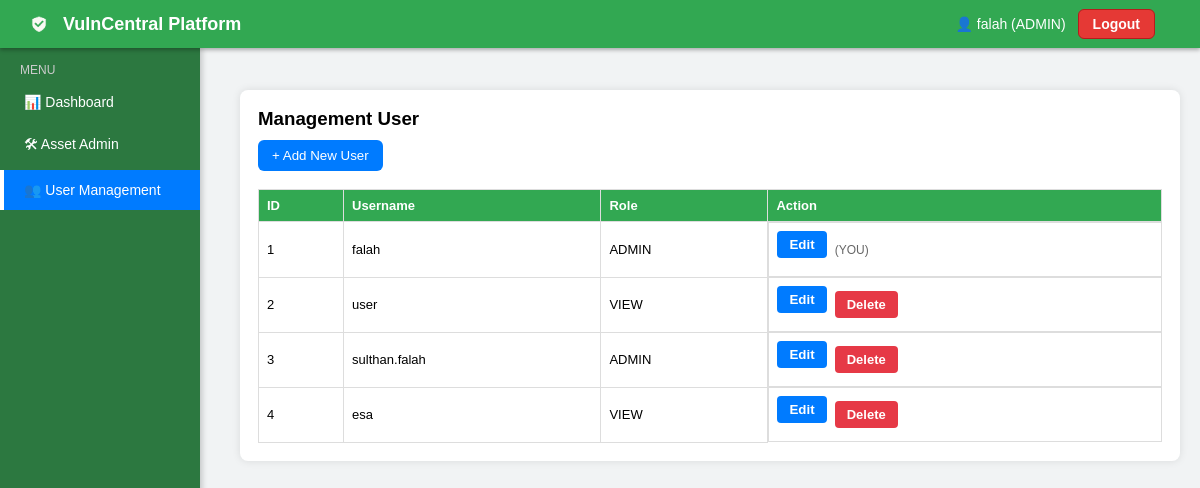
/users.php (signed in), run on the app's committed database.
### tables this page shows
CREATE TABLE `users` (
  `id` int(11) NOT NULL,
  `username` varchar(50) NOT NULL,
  `password` varchar(64) NOT NULL,
  `role` enum('ADMIN','VIEW') NOT NULL DEFAULT 'VIEW'
);

### users.php (the view, shortened to what this page needs)
<?php
require 'config.php';
$loginUserId   = $_SESSION['user_id'];
$users = $conn->query("SELECT id, username, role FROM users ORDER BY id ASC");
?>
<!DOCTYPE html>
<html>
<head>
<link rel="stylesheet" href="style.css">
</head>
<body>
<?php include 'module/layout.php'; ?>
<div class="page">
  <div class="container">
    <h3>Management User</h3>
    <button onclick="openUserModal()">+ Add New User</button>
<div class="table-wrap">
    <table>
      <tr>
        <th>ID</th><th>Username</th><th>Role</th><th>Action</th>
      </tr>
      <?php while($u = $users->fetch_assoc()): ?>
      <tr>
        <td><?= $u['id'] ?></td>
        <td><?= htmlspecialchars($u['username']) ?></td>
        <td><?= htmlspecialchars($u['role']) ?></td>
	<td class="actions">
 		<button type="button" class="btn-edit"
    		onclick='openUserModal(<?= json_encode($u, JSON_HEX_APOS|JSON_HEX_TAG|JSON_HEX_AMP) ?>)'>
    		Edit
  		</button>
  		<?php if ($u['id'] != $loginUserId): ?>
   		<a class="btn-delete"
       		href="users.php?delete=<?= $u['id'] ?>"
       		onclick="return confirm('Delete this user?')">
       		Delete
    		</a>
  		<?php else: ?>
    		<span class="self-note">(YOU)</span>
  		<?php endif; ?>
	</td>
      </tr>
      <?php endwhile; ?>
    </table>
</div>
  </div>
</div>
</body>
</html>

### style.css (style rules this page uses)
* { box-sizing: border-box; font-family: Arial, Helvetica, sans-serif; }
body { margin: 0; padding: 0; background: #f1f3f4; }
.page { margin-left: 220px; padding: 90px 20px; }
.container { background: white; width: 100%; padding: 18px; border-radius: 8px; box-shadow: 0 0 8px rgba(0,0,0,.1); }
h3 { margin: 0 0 10px 0; }
table { width: 100%; border-collapse: collapse; font-size: 13px; margin-top: 8px; }
th, td { border: 1px solid #ddd; padding: 8px; text-align: left; }
th { background: #32a852; color: white; }
button { padding: 8px 14px; border: none; border-radius: 6px; background: #007bff; color: white; cursor: pointer; margin-bottom: 10px; }
.btn-delete { display: inline-block; padding: 6px 12px; background-color: #e63946; color: white; border-radius: 4px; text-decoration: none; font-weight: bold; transition: 0.2s; }
.table-wrap { width: 100%; overflow-x: auto; }
table { min-width: 640px; }
.actions { white-space: nowrap; display: flex; gap: 8px; align-items: center; }
.btn-edit { display: inline-block; padding: 6px 12px; background: #007bff; color: #fff; border-radius: 4px; border: none; cursor: pointer; font-weight: bold; }
.self-note { font-size: 12px; color: #666; }

### data on the page
users: id "1", username "falah", role "ADMIN", shows "(YOU)"
users: id "2", username "user", role "VIEW"
users: id "3", username "sulthan.falah", role "ADMIN"
users: id "4", username "esa", role "VIEW"

### other printed values
$username "falah"
$role "ADMIN"
